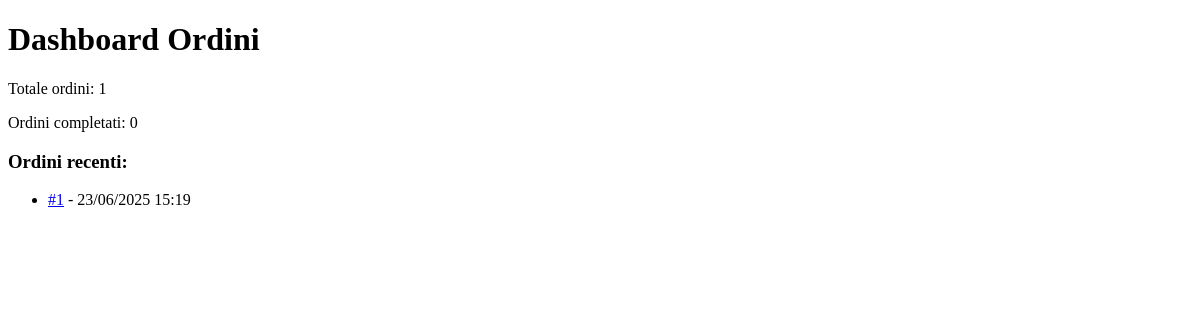
Before: /orders/dashboard/ (signed in) with the older database file.
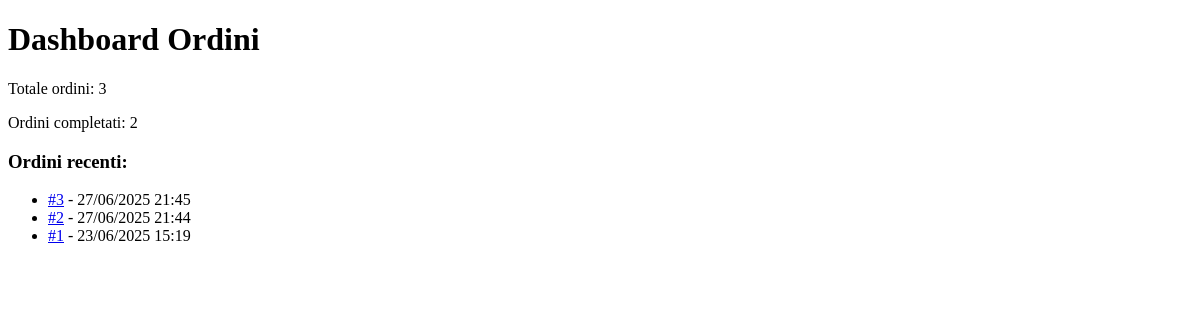
After: the same page with the newer database file.
### store/models.py (models this page shows, shortened)
class Order(models.Model):
	customer = models.ForeignKey(Customer, on_delete=models.SET_NULL, null=True, blank=True)
	date_ordered = models.DateTimeField(auto_now_add=True)
	complete = models.BooleanField(default=False)
	transaction_id = models.CharField(max_length=100, null=True)

### orders/views.py (the view)
# urls.py: path('dashboard/', dashboard, name='dashboard'),
@staff_member_required
def dashboard(request):
    today = timezone.now().date()
    totale = Order.objects.count()
    completati = Order.objects.filter(complete=True).count()
    recenti = Order.objects.order_by('-date_ordered')[:5]
    context = {
        'totale': totale,
        'completati': completati,
        'recenti': recenti,
    }
    return render(request, 'orders/dashboard.html', context)

### orders/templates/orders/dashboard.html
{% extends 'base.html' %}
{% block content %}
<h1>Dashboard Ordini</h1>
<p>Totale ordini: {{ totale }}</p>
<p>Ordini completati: {{ completati }}</p>
<h3>Ordini recenti:</h3>
<ul>
    {% for o in recenti %}
    <li>
        <a href="{% url 'orders:dettaglio_ordine' o.id %}">#{{ o.id }}</a> - {{ o.date_ordered|date:"d/m/Y H:i" }}
    </li>
    {% empty %}
    <li>Nessun ordine recente.</li>
    {% endfor %}
</ul>
{% endblock %}

Changed rows visible on the page:
added Order: id "3", date_ordered "27/06/2025 21:45"
added Order: id "2", date_ordered "27/06/2025 21:44"
Other visible differences:
{{ totale }}: "1" → "3"
{{ completati }}: "0" → "2"
